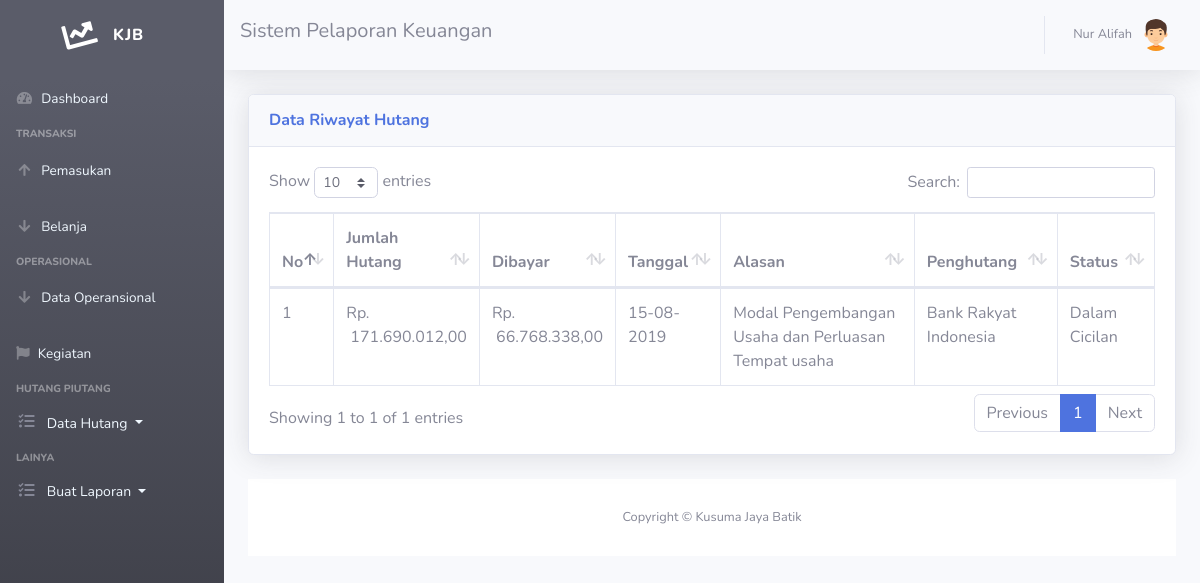
/riwayat-hutang.php (signed in), run on the app's committed database.
### tables this page shows
CREATE TABLE `hutang` (
  `id_hutang` int(11) NOT NULL,
  `terima` int(11) NOT NULL,
  `jumlah` int(11) NOT NULL,
  `dibayar` int(111) NOT NULL,
  `tgl_hutang` date NOT NULL,
  `alasan` text NOT NULL,
  `penghutang` varchar(40) NOT NULL,
  `status` enum('Dalam Cicilan','Dibayar') DEFAULT NULL,
  `is_updateh` enum('0','1','','') NOT NULL
);

### riwayat-hutang.php (the view, shortened to what this page needs)
<!DOCTYPE html>
<html lang="en">
<head>
  <link rel="stylesheet" href="https://cdnjs.cloudflare.com/ajax/libs/font-awesome/4.7.0/css/font-awesome.min.css">
  <link href="vendor/fontawesome-free/css/all.min.css" rel="stylesheet" type="text/css">
  <link href="css/sb-admin-2.min.css" rel="stylesheet">
  <link href="vendor/datatables/dataTables.bootstrap4.min.css" rel="stylesheet">
</head>
<body id="page-top">
<?php require 'sidebar.php'; ?>
      <div id="content">
<?php require 'navbar.php'; ?>
        <div class="container-fluid">
          <div class="">
          <div class="card shadow mb-4">
            <div class="card-header py-3">
              <h6 class="m-0 font-weight-bold text-primary">Data Riwayat Hutang</h6>
            </div>
            <div class="card-body">
              <div class="table-responsive">
                <table class="table table-bordered" id="dataTable" width="100%" cellspacing="0">
                  <thead>
                    <tr>
                      <th>No</th>
                      <th>Jumlah Hutang</th>
                      <th>Dibayar</th>
                      <th>Tanggal</th>
                      <th>Alasan</th>
                      <th>Penghutang</th>
                      <th>Status</th>
                    </tr>
                  </thead>
          <?php
$query = mysqli_query($koneksi,"SELECT * FROM hutang  ORDER BY tgl_hutang DESC");
$no = 1;
while ($data = mysqli_fetch_assoc($query))
{
?>
            <?php if ($data['jumlah']!=0): ?>
              <?php if ($data['is_updateh']!=1): ?>
              <tr>
                 <?php $tgl = date('d-m-Y', strtotime($data['tgl_hutang'])); ?>
                      <td><?=$no++?></td>
                      <td>Rp. <span style="float: right; text-align: right;"><?=number_format($data['jumlah'],2,',','.');?></span></td>
                      <td>Rp. <span style="float: right; text-align: right;"><?=number_format($data['dibayar'],2,',','.');?></span></td>
                      <td><?=$tgl?></td>
                      <td><?=$data['alasan']?></td>
                      <td><?=$data['penghutang']?></td>
                      <td><?=$data['status']?></td>
<?php endif ?>
<?php endif ?>
<?php
}
?>
</div>
</div>
  </div>
              </div>
            </div>
          </div>
        </div>
<?php require 'footer.php'?>
    </div>
</body>
</html>

### data on the page
hutang: jumlah "171.690.012,00", dibayar "66.768.338,00", tgl_hutang "15-08-2019", alasan "Modal Pengembangan Usaha dan Perluasan Tempat usaha", penghutang "Bank Rakyat Indonesia", status "Dalam Cicilan"

### other printed values
$_SESSION['nama'] "Nur Alifah"
